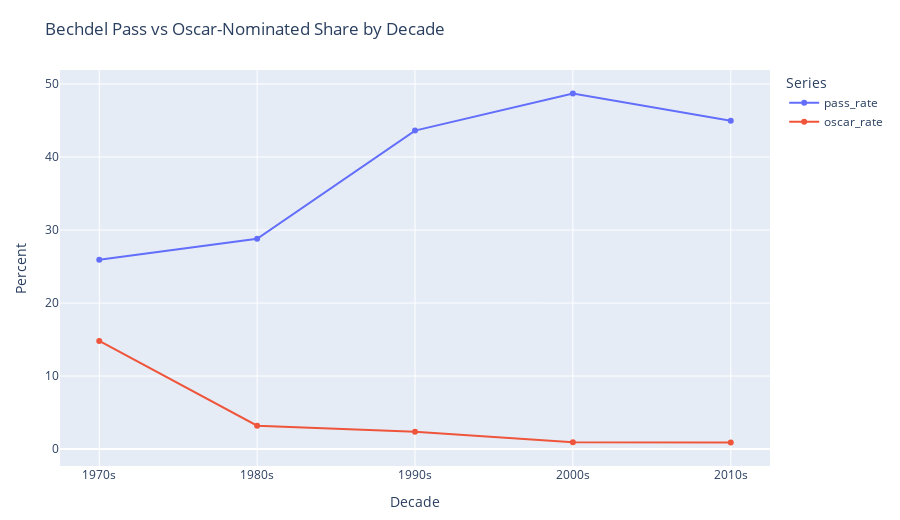

Notebook cell for this chart:
### Code cell
fig = px.line(
    decade_stats, x="decade", y=["pass_rate","oscar_rate"],
    markers=True,
    title="Bechdel Pass vs Oscar-Nominated Share by Decade",
    labels={"decade":"Decade","value":"Percent","variable":"Series"}
)
fig.update_layout(margin=dict(l=60,r=20,t=70,b=40), height=520)
fig.show()

#write_wp_snippet_plain(fig, "01_line_chart.html", "01_line_chart")

### Figure 1 — Plotly figure (JSON) as saved in the notebook; plotly's stock layout.template omitted (floating-point values rounded to 4 significant figures)
{"data": [{"hovertemplate": "Series=pass_rate<br>Decade=%{x}<br>Percent=%{y}<extra></extra>", "legendgroup": "pass_rate", "line": {"color": "#636efa", "dash": "solid"}, "marker": {"symbol": "circle"}, "mode": "lines+markers", "name": "pass_rate", "orientation": "v", "showlegend": true, "type": "scatter", "x": ["1970s", "1980s", "1990s", "2000s", "2010s"], "xaxis": "x", "y": [25.93, 28.8, 43.62, 48.69, 44.98], "yaxis": "y"}, {"hovertemplate": "Series=oscar_rate<br>Decade=%{x}<br>Percent=%{y}<extra></extra>", "legendgroup": "oscar_rate", "line": {"color": "#EF553B", "dash": "solid"}, "marker": {"symbol": "circle"}, "mode": "lines+markers", "name": "oscar_rate", "orientation": "v", "showlegend": true, "type": "scatter", "x": ["1970s", "1980s", "1990s", "2000s", "2010s"], "xaxis": "x", "y": [14.81, 3.2, 2.37, 0.95, 0.91], "yaxis": "y"}], "layout": {"height": 520, "legend": {"title": {"text": "Series"}, "tracegroupgap": 0}, "margin": {"b": 40, "l": 60, "r": 20, "t": 70}, "title": {"text": "Bechdel Pass vs Oscar-Nominated Share by Decade"}, "xaxis": {"anchor": "y", "domain": [0, 1], "title": {"text": "Decade"}}, "yaxis": {"anchor": "x", "domain": [0, 1], "title": {"text": "Percent"}}}}
